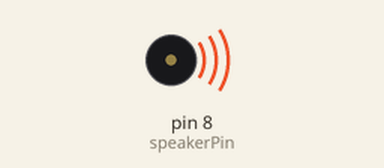
This sketch was run on a simulated Arduino Uno, built with avr-gcc and run on an emulated ATmega328P. On the bench: buzzer (waves = sounding).

Above: at 0.3 s.
Timing chart, 0 to 3.5 s (numbered marks = the images above):
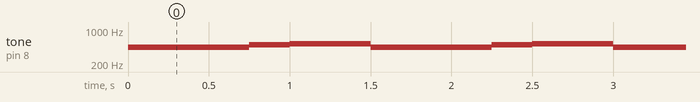

The sketch:

opdracht9_b.ino
```cpp
int speakerPin = 8;

void setup() {
  pinMode(speakerPin, OUTPUT);

}

void loop() {

  tone(speakerPin, 440, 500); // A
  delay(250);


  tone(speakerPin, 440, 500); // A
  delay(250);


  tone(speakerPin, 440, 500); // A
  delay(250);


  tone(speakerPin, 493, 500); // B
  delay(250);

  tone(speakerPin, 523, 500); // C
  delay(500);

}
```

Measured:
- by itself, tone on pin 8 (speakerPin): repeats every 1.5 s: 493 Hz 0.25 s, 523 Hz 0.50 s, 440 Hz 0.75 s
